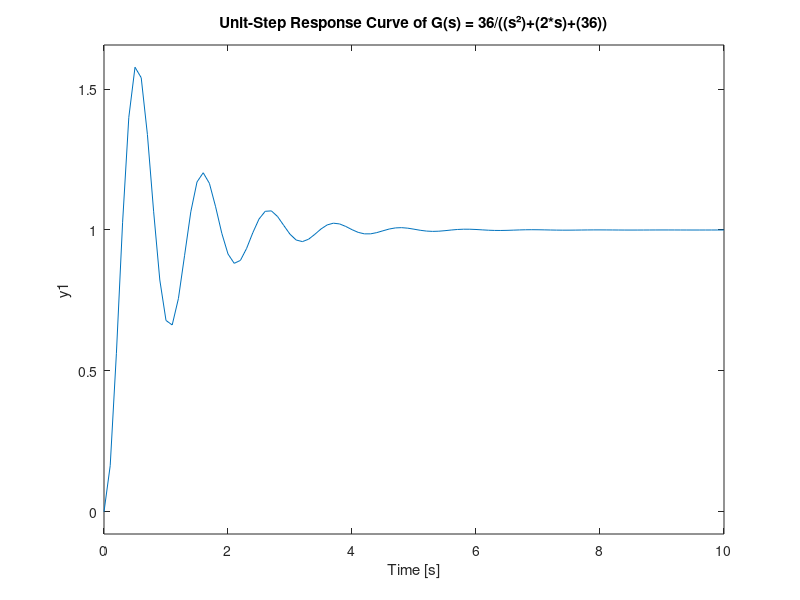

The MATLAB source for this figure:
# Fazer analiticamente e computacionalmente
pkg load control;
intervalo = 0.1
#s = tf('s') #modelo para função de transferência
#f = 36/((s²)+(2*s)+(36)) #função de transferência
num = [36]
den = [1 2 36]
f = tf(num, den)
t = 0:0.1:10;
step(f,t);
grid
title('Unit-Step Response Curve of G(s) = 36/((s²)+(2*s)+(36))');
